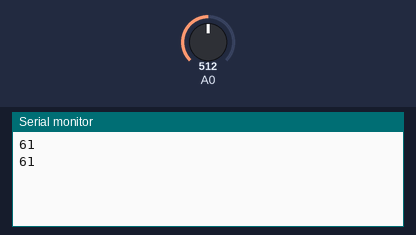
Simulated run of this sketch. Board: Arduino Uno, built with avr-gcc and run on an emulated ATmega328P. Parts: the last lines printed to the serial monitor. The test bench sets the inputs (shaded band); at power-on: A0 = 512.

Above: at 1.8 s.
1.9 s: A0 set to 716
At 2.5 s:
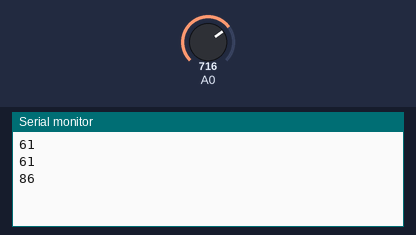
3.4 s: A0 set to 900
At 4.8 s:
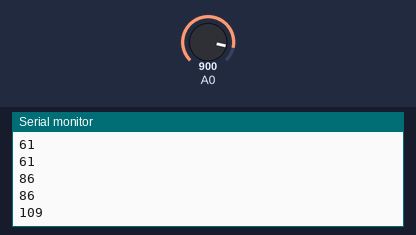
Timing chart, 0 to 6.4 s (numbered marks = the images above; inputs shaded):
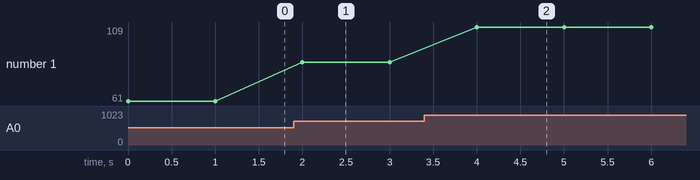

Measured:
- after the input at 1.9 s, the serial monitor: prints a new line after 0.10 s (image 1)
- after the input at 3.4 s, the serial monitor: prints a new line after 0.60 s (image 2)
- plotted number 1: 61 → 86 after the input at 1.9 s, 86 → 109 after the input at 3.4 s

The sketch:

Lcup.ino
```cpp
void setup ()
{
  Serial.begin (9600);
  pinMode(A0, INPUT);
}
void loop ()
{
    int raw_hr = analogRead(A0)/8-3;
    Serial.println(raw_hr);
    delay(1000);
}
```
